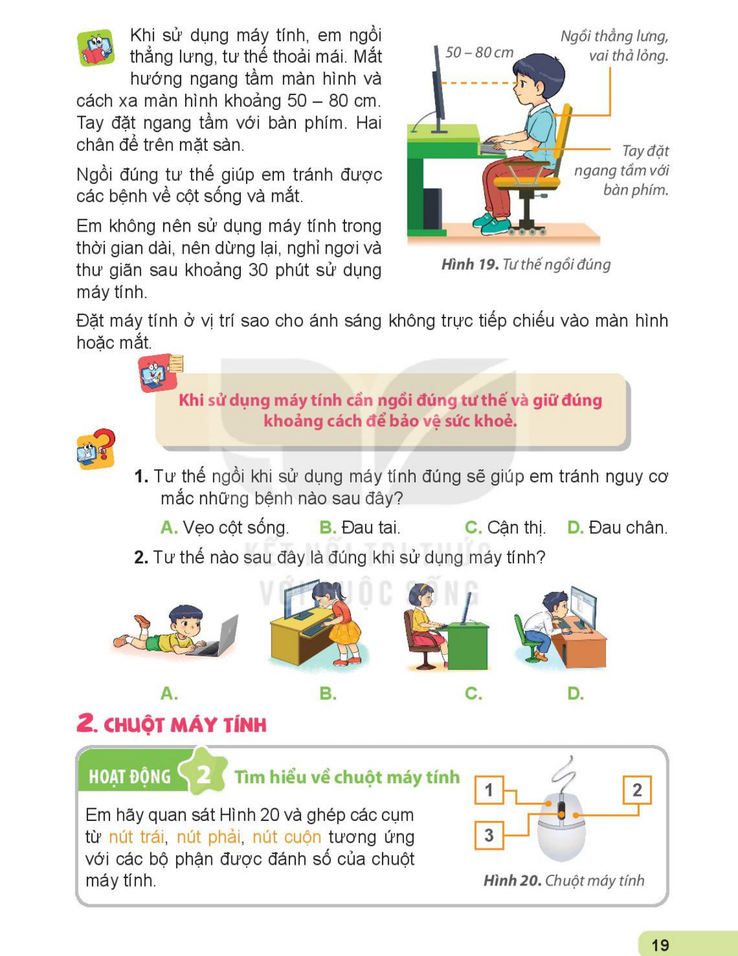
#> input picture SGK/Lớp_3/bai4_pages/p20.png, 738 x 956 px, shrunk from 1275 x 1650 before the run, found by its file name
$ python prepare_slide_images_tuan11.py
#> lines starting #> are read from the running program, lines starting #| are printed output that depends on the picture
# -*- coding: utf-8 -*-
"""
prepare_slide_images_tuan11.py
Chuẩn bị hình ảnh cho Slide Tuần 11 môn Tin học:
- Lớp 3: Crop ảnh từ bai4_pages (Màn hình Desktop, Biểu tượng, Các nút điều khiển cửa sổ, Bảng chọn Start -> Shut down)
- Lớp 4: Crop ảnh từ bai4_pages (Trang tìm kiếm Google, Ô nhập từ khóa, Danh sách kết quả & siêu liên kết, Chi tiết Hồ Gươm/Văn Miếu)
- Tiền TH, Lớp 1, Lớp 2: Copy hoặc chuẩn bị ảnh minh họa chuột, bàn phím, lưu bài, thư mục
"""

import os, sys
from PIL import Image

sys.stdout.reconfigure(encoding='utf-8')

def crop_box(img_path, box, out_path):
#> called with img_path = 'D:\\UNIGO\\SGK\\Lớp_3\\bai4_pages\\p20.png', box = (0.05, 0.4, 0.95, 0.9)
    if not os.path.exists(img_path):
        print(f"Warning: {img_path} not found")
        return None
    img = Image.open(img_path)
#> img is the input picture: PIL image 738x956 RGB; mean R, G, B 237.5, 236, 231.5
    w, h = img.size
#> w = 738; h = 956
    crop_area = (int(box[0]*w), int(box[1]*h), int(box[2]*w), int(box[3]*h))
#> crop_area = (36, 382, 701, 860)
    cropped = img.crop(crop_area)
    os.makedirs(os.path.dirname(out_path), exist_ok=True)
    cropped.save(out_path)
    print(f"Saved: {out_path} ({cropped.size})")
#| Saved: D:\UNIGO\KHBD_Tin_học\Lớp_3\Tuần_11\images/desktop_icons.png ((665, 478))
    return out_path

# 1. Lớp 3 Images
img3_dir = r'D:\UNIGO\KHBD_Tin_học\Lớp_3\Tuần_11\images'
os.makedirs(img3_dir, exist_ok=True)
p20_3 = r'D:\UNIGO\SGK\Lớp_3\bai4_pages\p20.png'
p21_3 = r'D:\UNIGO\SGK\Lớp_3\bai4_pages\p21.png'
p22_3 = r'D:\UNIGO\SGK\Lớp_3\bai4_pages\p22.png'

crop_box(p20_3, (0.05, 0.40, 0.95, 0.90), os.path.join(img3_dir, 'desktop_icons.png'))
crop_box(p21_3, (0.05, 0.15, 0.95, 0.55), os.path.join(img3_dir, 'window_controls.png'))
#> call 2 of crop_box, with img_path = 'D:\\UNIGO\\SGK\\Lớp_3\\bai4_pages\\p21.png', box = (0.05, 0.15, 0.95, 0.55)
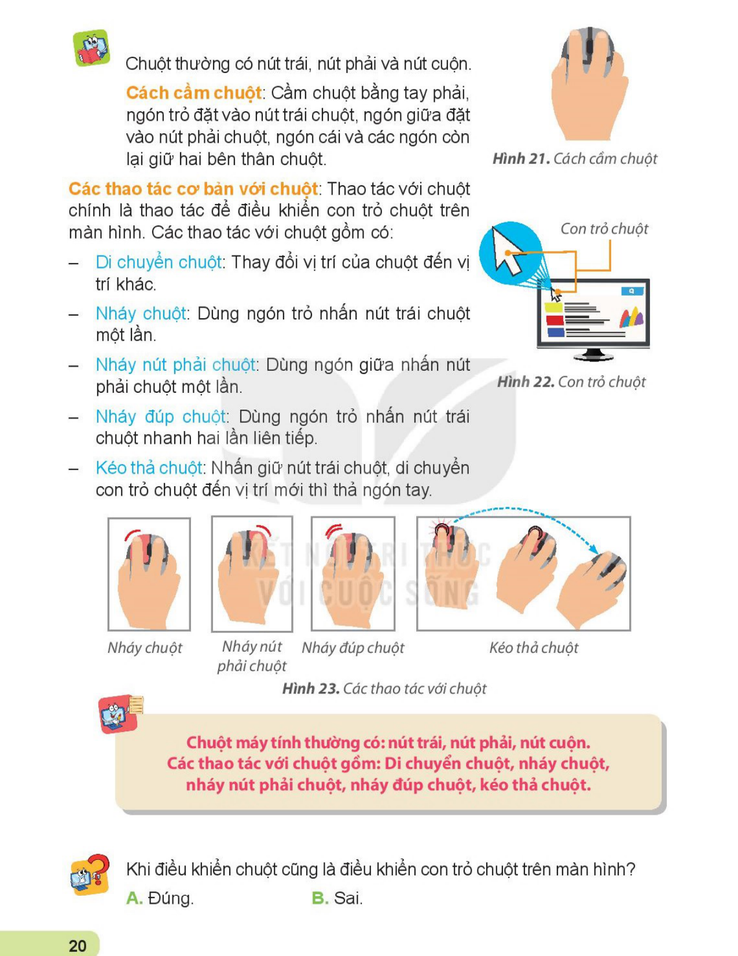
#> input picture SGK/Lớp_3/bai4_pages/p21.png, 738 x 956 px, shrunk from 1275 x 1650 before the run, found by its file name
#> in crop_box, img is the input picture: PIL image 738x956 RGB; mean R, G, B 240.9, 237.3, 233.9
#| Saved: D:\UNIGO\KHBD_Tin_học\Lớp_3\Tuần_11\images/window_controls.png ((665, 382))
crop_box(p22_3, (0.05, 0.10, 0.95, 0.60), os.path.join(img3_dir, 'shutdown_steps.png'))
#> call 3 of crop_box, with img_path = 'D:\\UNIGO\\SGK\\Lớp_3\\bai4_pages\\p22.png', box = (0.05, 0.1, 0.95, 0.6)
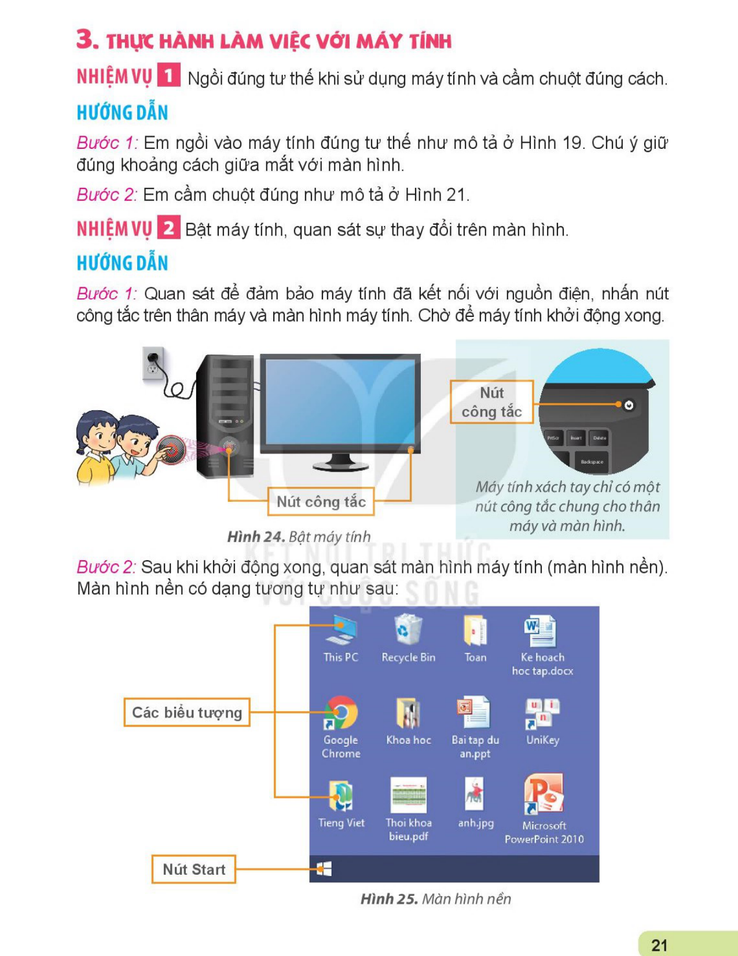
#> input picture SGK/Lớp_3/bai4_pages/p22.png, 738 x 956 px, shrunk from 1275 x 1650 before the run, found by its file name
#> in crop_box, img is the input picture: PIL image 738x956 RGB; mean R, G, B 221.1, 223.4, 229.8
#| Saved: D:\UNIGO\KHBD_Tin_học\Lớp_3\Tuần_11\images/shutdown_steps.png ((665, 478))

# 2. Lớp 4 Images
img4_dir = r'D:\UNIGO\KHBD_Tin_học\Lớp_4\Tuần_11\images'
os.makedirs(img4_dir, exist_ok=True)
p20_4 = r'D:\UNIGO\SGK\Lớp_4\bai4_pages\p20.png'
p21_4 = r'D:\UNIGO\SGK\Lớp_4\bai4_pages\p21.png'
p23_4 = r'D:\UNIGO\SGK\Lớp_4\bai4_pages\p23.png'

crop_box(p20_4, (0.05, 0.35, 0.95, 0.85), os.path.join(img4_dir, 'google_search_box.png'))
#> call 4 of crop_box, with img_path = 'D:\\UNIGO\\SGK\\Lớp_4\\bai4_pages\\p20.png', box = (0.05, 0.35, 0.95, 0.85)
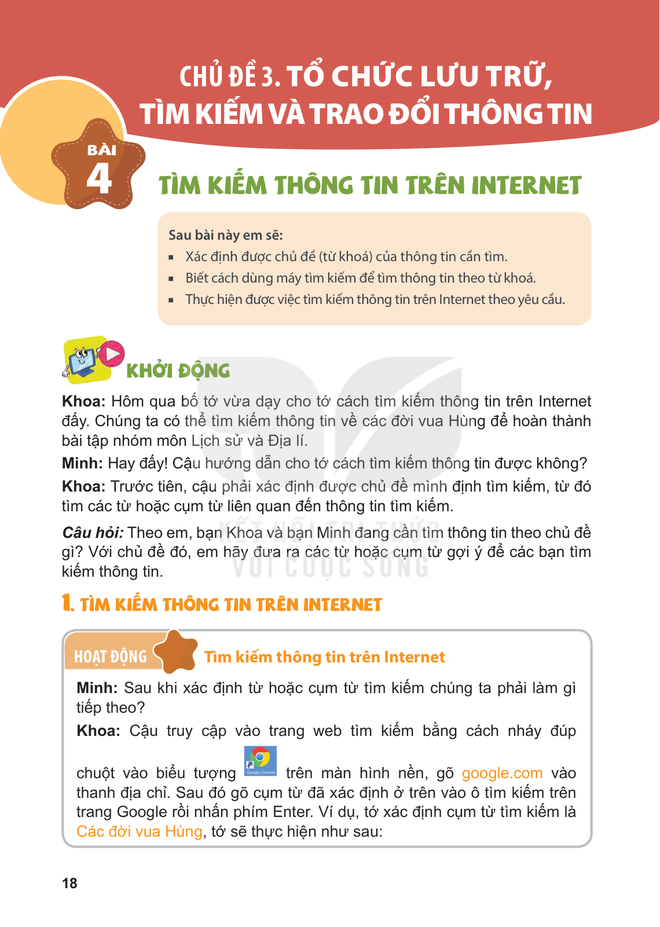
#> input picture SGK/Lớp_4/bai4_pages/p20.png, 660 x 927 px, shrunk from 1140 x 1601 before the run, found by its file name
#> in crop_box, img is the input picture: PIL image 660x927 RGB; mean R, G, B 237, 217.6, 210.9
#| Saved: D:\UNIGO\KHBD_Tin_học\Lớp_4\Tuần_11\images/google_search_box.png ((594, 463))
crop_box(p21_4, (0.05, 0.15, 0.95, 0.65), os.path.join(img4_dir, 'search_results_links.png'))
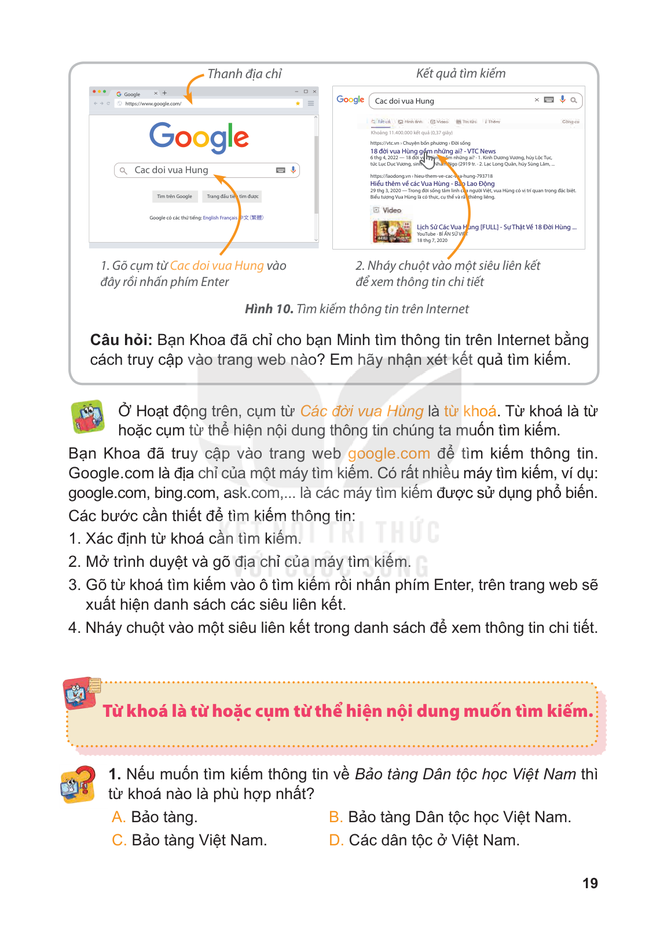
#> input picture SGK/Lớp_4/bai4_pages/p21.png, 660 x 927 px, shrunk from 1140 x 1601 before the run, found by its file name
#> in crop_box, img is the input picture: PIL image 660x927 RGB; mean R, G, B 242.5, 240.1, 238.4
#> in crop_box (call 5), `cropped = img.crop(crop_area)`:
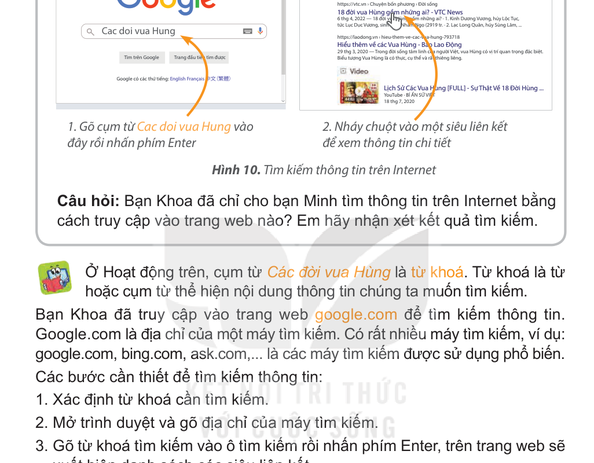
#> cropped: PIL image 594x463 RGB; mean R, G, B 236.9, 236.1, 235.5
#| Saved: D:\UNIGO\KHBD_Tin_học\Lớp_4\Tuần_11\images/search_results_links.png ((594, 463))
crop_box(p23_4, (0.05, 0.30, 0.95, 0.85), os.path.join(img4_dir, 'web_detail_article.png'))
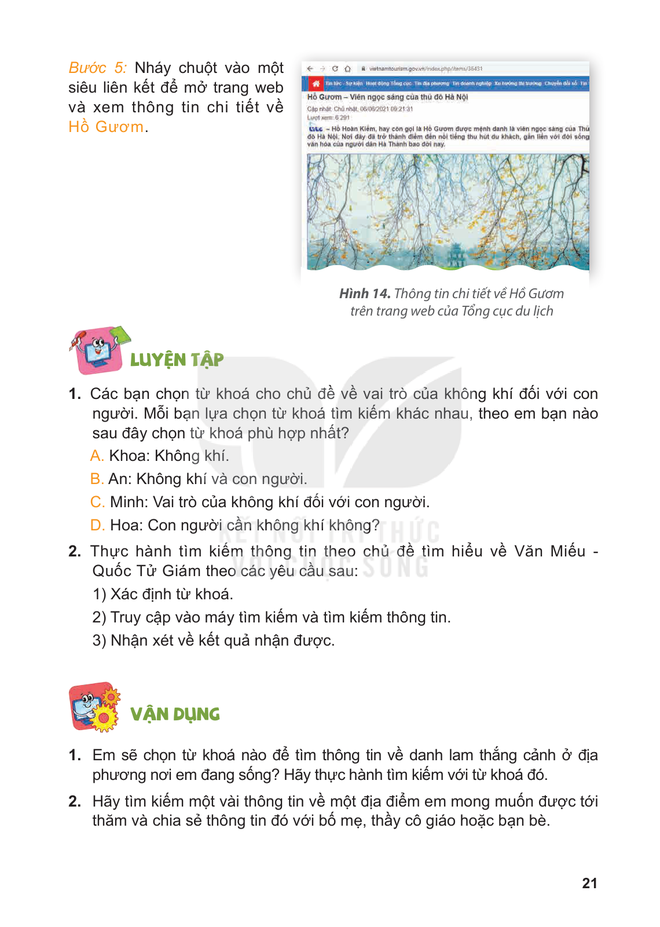
#> input picture SGK/Lớp_4/bai4_pages/p23.png, 660 x 927 px, shrunk from 1140 x 1601 before the run, found by its file name
#> in crop_box, img is the input picture: PIL image 660x927 RGB; mean R, G, B 239.9, 240.7, 240.5
#> in crop_box (call 6), `cropped = img.crop(crop_area)`:
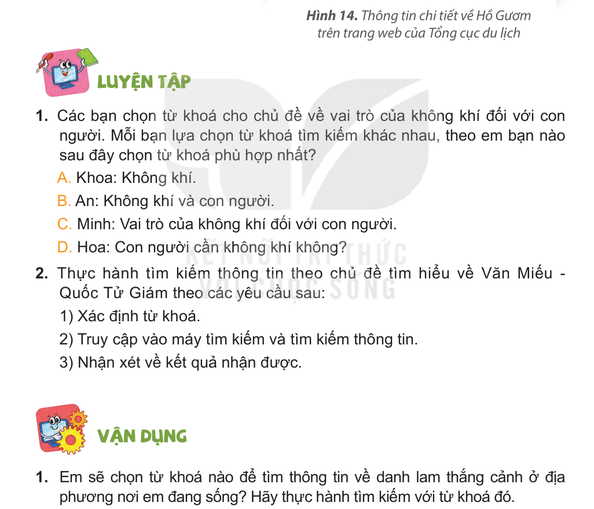
#> cropped: PIL image 594x509 RGB; mean R, G, B 240.7, 239.8, 239.3
#| Saved: D:\UNIGO\KHBD_Tin_học\Lớp_4\Tuần_11\images/web_detail_article.png ((594, 509))

# 3. Tiền TH Images
img_tth_dir = r'D:\UNIGO\KHBD_Tin_học\Tiền_tiểu_học\Tuần_11\images'
os.makedirs(img_tth_dir, exist_ok=True)

# 4. Lớp 1 Images
img1_dir = r'D:\UNIGO\KHBD_Tin_học\Lớp_1\Tuần_11\images'
os.makedirs(img1_dir, exist_ok=True)

# 5. Lớp 2 Images
img2_dir = r'D:\UNIGO\KHBD_Tin_học\Lớp_2\Tuần_11\images'
os.makedirs(img2_dir, exist_ok=True)

print("Images preparation finished!")
